Frame 1 (no input): blank canvas, image omitted
Frame 60 (the mouse pressed at the canvas centre just before this capture): blank canvas, image omitted
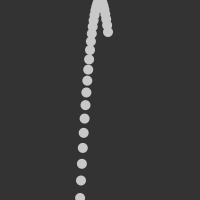
Frame 120 (the mouse held since frame 60 and released just before this capture)

The Processing sketch whose frames 1 and 60 were blank and that drew this single picture after the mouse press (run headless with seeded random() and noise(); from frame 60 on, the mouse is pressed at the canvas centre):

// Processing sketch: processing_137734
// ── processing_137734.pde

float x=-100; float y=0; int valor=5;

void setup() 
{  
noStroke();
size(200, 200);
background(51);
}

void draw() {   
  funcionCuadratica();
  }
  void funcionCuadratica () {
  x=x+0.9;
    if (x<100){
    y=(x*x)/2;
  }
  fill(200);
  ellipse(x+100,y,10,10);  
}
